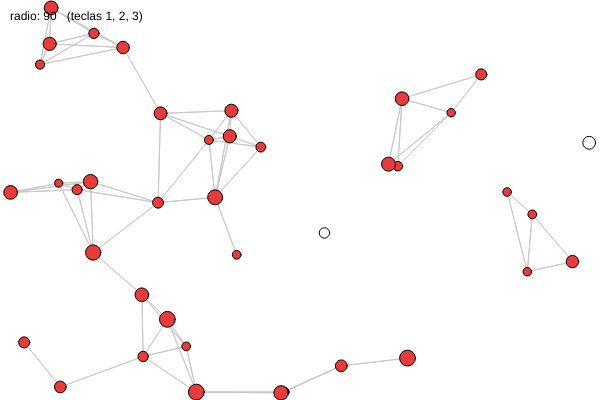
Frame 1 (no input)
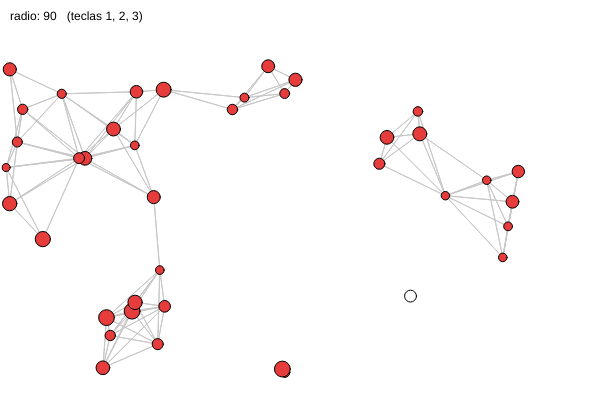
Frame 60 (no input)
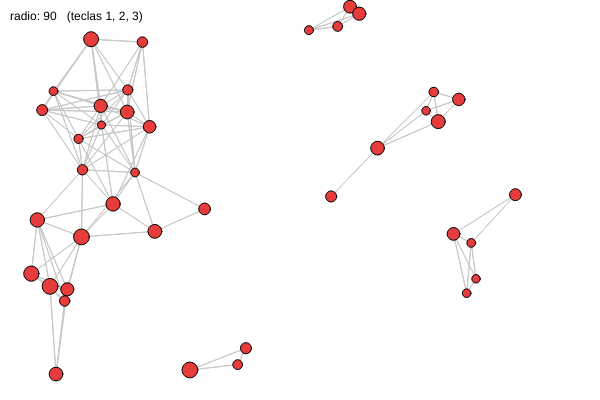
Frame 120 (the mouse pressed at the canvas centre since frame 60)

The p5.js sketch that drew these frames (run headless with seeded random() and noise() and a simulated clock; from frame 60 on, the mouse is pressed at the canvas centre):

// p5.js sketch
// ── sketch.js
// Unidad 2 · Multitudes y agentes · IPC121NSCT
// Integrantes: Florencia Larraín, Sebastián Zúñiga y Vicente Hoffmann
// Integración del código compartido por el equipo, con apoyo de IA.
let n = 40;
let r = 90;
let k = 0.02;
let semilla = 5;
let verRadio = false;
let cuadroCaptura = 0; // 300 para comparar; 0 para animación continua.
let agentes = [];
let cuadro = 0;

function setup() {
  createCanvas(600, 400);
  reiniciar();
}

// Recupera exactamente las mismas condiciones para comparar radios.
function reiniciar() {
  randomSeed(semilla);
  agentes = [];
  cuadro = 0;
  for (let i = 0; i < n; i++) agentes.push(crearAgente());
  loop();
}

function draw() {
  background(255);
  for (let a of agentes) {
    let vs = vecinosDe(a, agentes, r);
    acercarAPromedio(a, vs, k);
    mover(a);
    aplicarBorde(a);
  }
  // Dibuja todos los lazos antes de dibujar los círculos encima.
  for (let a of agentes) dibujarLazos(a, vecinosDe(a, agentes, r));
  for (let a of agentes) mostrar(a, vecinosDe(a, agentes, r).length > 0);
  if (verRadio && agentes.length > 0) mostrarRadio(agentes[0], r);
  fill(0);
  noStroke();
  text('radio: ' + r + '   (teclas 1, 2, 3)', 10, 20);
  cuadro++;
  if (cuadroCaptura > 0 && cuadro === cuadroCaptura) noLoop();
}

// Devuelve posición, velocidad y tamaño iniciales.
function crearAgente() {
  return {x: random(width), y: random(height), vx: random(-2, 2), vy: random(-2, 2), d: random(8, 16)};
}
function esVecino(a, b, radio) {
  return a !== b && dist(a.x, a.y, b.x, b.y) < radio;
}
function vecinosDe(a, todos, radio) {
  let vs = [];
  for (let b of todos) if (esVecino(a, b, radio)) vs.push(b);
  return vs;
}
// Cambia la posición hacia el promedio; un agente solo conserva su posición.
function acercarAPromedio(a, vs, intensidad) {
  if (vs.length === 0) return;
  let px = 0;
  let py = 0;
  for (let b of vs) { px += b.x; py += b.y; }
  a.x = lerp(a.x, px / vs.length, intensidad);
  a.y = lerp(a.y, py / vs.length, intensidad);
}
function mover(a) { a.x += a.vx; a.y += a.vy; }
function aplicarBorde(a) {
  if (a.x > width - a.d / 2) { a.x = width - a.d / 2; a.vx *= -1; }
  if (a.x < a.d / 2) { a.x = a.d / 2; a.vx *= -1; }
  if (a.y > height - a.d / 2) { a.y = height - a.d / 2; a.vy *= -1; }
  if (a.y < a.d / 2) { a.y = a.d / 2; a.vy *= -1; }
}
function dibujarLazos(a, vs) {
  stroke(200);
  for (let b of vs) line(a.x, a.y, b.x, b.y);
}
function mostrar(a, tieneVecinos) {
  stroke(0);
  if (tieneVecinos) fill(230, 60, 60);
  else fill(255);
  circle(a.x, a.y, a.d);
}
function mostrarRadio(a, radio) {
  noFill();
  stroke(0);
  circle(a.x, a.y, radio * 2);
}
// Cada comparación reinicia la población y el contador de cuadros.
function keyPressed() {
  if (key === '1') { r = 40; reiniciar(); }
  if (key === '2') { r = 90; reiniciar(); }
  if (key === '3') { r = 140; reiniciar(); }
}
